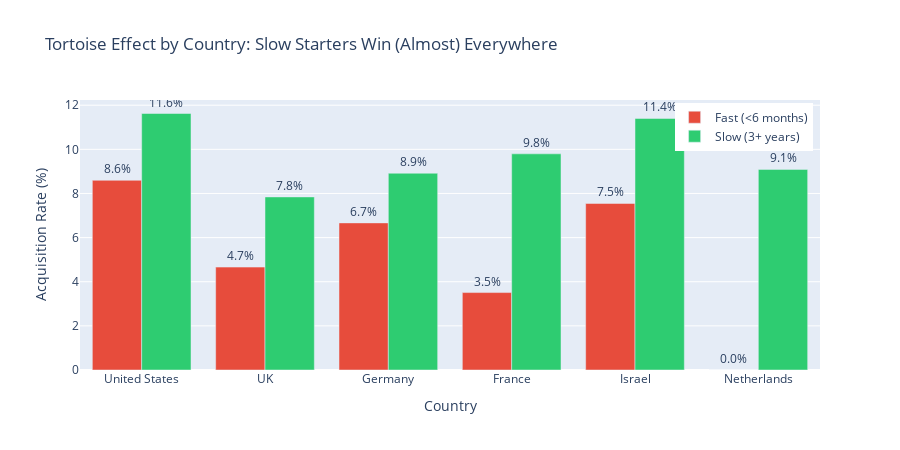

The notebook cell saved with this chart:
### Code cell
# Interactive: Tortoise Effect by Country
country_df = pd.DataFrame(country_results)

fig = go.Figure()

# Add fast starters bars
fig.add_trace(go.Bar(
    name='Fast (<6 months)',
    x=country_df['country'],
    y=country_df['fast'],
    marker_color='#e74c3c',
    text=[f"{v:.1f}%" for v in country_df['fast']],
    textposition='outside'
))

# Add slow starters bars
fig.add_trace(go.Bar(
    name='Slow (3+ years)',
    x=country_df['country'],
    y=country_df['slow'],
    marker_color='#2ecc71',
    text=[f"{v:.1f}%" for v in country_df['slow']],
    textposition='outside'
))

fig.update_layout(
    title='Tortoise Effect by Country: Slow Starters Win (Almost) Everywhere',
    xaxis_title='Country',
    yaxis_title='Acquisition Rate (%)',
    barmode='group',
    height=450,
    legend=dict(yanchor="top", y=0.99, xanchor="right", x=0.99)
)
fig.show()

### Figure 1 — Plotly figure (JSON) as saved in the notebook; plotly's stock layout.template omitted (floating-point values rounded to 4 significant figures)
{"data": [{"marker": {"color": "#e74c3c"}, "name": "Fast (<6 months)", "text": ["8.6%", "4.7%", "6.7%", "3.5%", "7.5%", "0.0%"], "textposition": "outside", "type": "bar", "x": ["United States", "UK", "Germany", "France", "Israel", "Netherlands"], "y": [8.597, 4.663, 6.667, 3.509, 7.547, 0.0]}, {"marker": {"color": "#2ecc71"}, "name": "Slow (3+ years)", "text": ["11.6%", "7.8%", "8.9%", "9.8%", "11.4%", "9.1%"], "textposition": "outside", "type": "bar", "x": ["United States", "UK", "Germany", "France", "Israel", "Netherlands"], "y": [11.62, 7.843, 8.917, 9.796, 11.4, 9.091]}], "layout": {"barmode": "group", "height": 450, "legend": {"x": 0.99, "xanchor": "right", "y": 0.99, "yanchor": "top"}, "title": {"text": "Tortoise Effect by Country: Slow Starters Win (Almost) Everywhere"}, "xaxis": {"title": {"text": "Country"}}, "yaxis": {"title": {"text": "Acquisition Rate (%)"}}}}
